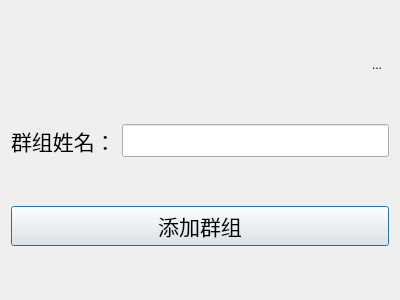
<?xml version="1.0" encoding="UTF-8"?>
<ui version="4.0">
 <class>addGroupDia</class>
 <widget class="QDialog" name="addGroupDia">
  <property name="geometry">
   <rect>
    <x>0</x>
    <y>0</y>
    <width>400</width>
    <height>300</height>
   </rect>
  </property>
  <property name="windowTitle">
   <string>Dialog</string>
  </property>
  <layout class="QVBoxLayout" name="verticalLayout">
   <item>
    <layout class="QHBoxLayout" name="horizontalLayout">
     <item>
      <spacer name="horizontalSpacer">
       <property name="orientation">
        <enum>Qt::Horizontal</enum>
       </property>
       <property name="sizeHint" stdset="0">
        <size>
         <width>40</width>
         <height>20</height>
        </size>
       </property>
      </spacer>
     </item>
     <item>
      <widget class="QToolButton" name="toolButton">
       <property name="text">
        <string>...</string>
       </property>
       <property name="icon">
        <iconset resource="res.qrc">
         <normaloff>:/close</normaloff>:/close</iconset>
       </property>
       <property name="iconSize">
        <size>
         <width>40</width>
         <height>40</height>
        </size>
       </property>
       <property name="autoRaise">
        <bool>true</bool>
       </property>
      </widget>
     </item>
    </layout>
   </item>
   <item>
    <layout class="QHBoxLayout" name="horizontalLayout_2">
     <item>
      <widget class="QLabel" name="Label">
       <property name="font">
        <font>
         <pointsize>16</pointsize>
        </font>
       </property>
       <property name="text">
        <string>群组姓名：</string>
       </property>
      </widget>
     </item>
     <item>
      <widget class="QLineEdit" name="groupNameLineEdit">
       <property name="font">
        <font>
         <pointsize>16</pointsize>
        </font>
       </property>
      </widget>
     </item>
    </layout>
   </item>
   <item>
    <widget class="QPushButton" name="pushButton">
     <property name="font">
      <font>
       <pointsize>16</pointsize>
      </font>
     </property>
     <property name="text">
      <string>添加群组</string>
     </property>
    </widget>
   </item>
  </layout>
 </widget>
 <resources>
  <include location="res.qrc"/>
 </resources>
 <connections/>
</ui>
